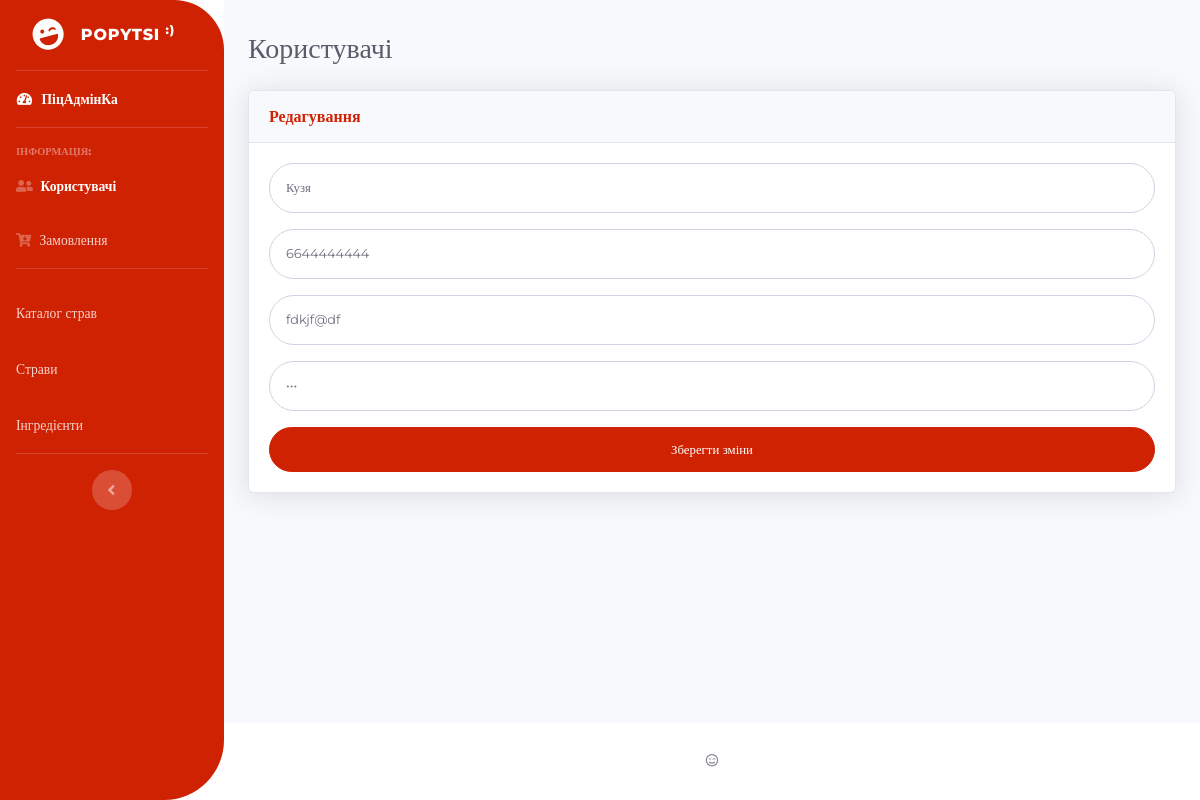
Screenshot of /admin/users.php?page=edit_user&id=4 (signed in) with the database file from the repository.
### tables this page shows
CREATE TABLE `users` (
  `id` int(11) NOT NULL,
  `username` varchar(255) NOT NULL,
  `email` varchar(255) NOT NULL,
  `password` varchar(255) NOT NULL,
  `phone` varchar(255) NOT NULL,
  `role` varchar(255) NOT NULL DEFAULT 'uzer'
);

### admin/modules/users/edit_user.php (the view, shortened to what this page needs)
<h1 class="h3 mb-2 text-gray-800">Користувачі</h1>
    <?php
    $sql = "SELECT * FROM users WHERE id = " . $_GET['id'];
    $result =  mysqli_query($connect, $sql);
    $row = $result->fetch_assoc();
    ?>
<div class="card shadow mb-4">
    <div class="card-header py-3">
        <h6 class="m-0 font-weight-bold text-primary">Редагування</h6>
    </div>
    <div class="card-body">
        <form class="user" action="?page=edit_user&id=<?php echo $_GET['id']; ?>" method="POST">
            <div class="form-group">
                <input type="text" class="form-control form-control-user" id="username" placeholder="Ім'я"
                name="name" value="<?php echo $row['username']; ?>">
            </div>
            <div class="form-group">
                <input type="tel" class="form-control form-control-user" id="phone" placeholder="Телефон"
                name="phone" value="<?php echo $row['phone']; ?>">
            </div>
            <div class="form-group">
                <input type="email" class="form-control form-control-user" id="email" placeholder="E-mail"
                name="email" value="<?php echo $row['email']; ?>">
            </div>
            <div class="form-group">
                <input type="password" class="form-control form-control-user" id="password" placeholder="Пароль"
                name="password" value="<?php echo $row['password']; ?>">
            </div>
            <button type="submit" class="btn btn-success btn-user btn-block">Зберегти зміни</button>
        </form>
    </div>
</div>

### rows the page displays
users: name "Кузя", phone "6644444444", email "fdkjf@df"
